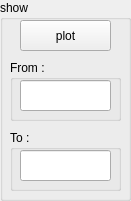
  <widget class="QGroupBox" name="groupBox_9">
   <property name="geometry">
    <rect>
     <x>370</x>
     <y>200</y>
     <width>131</width>
     <height>201</height>
    </rect>
   </property>
   <property name="title">
    <string>show</string>
   </property>
   <widget class="QPushButton" name="PB_plot">
    <property name="geometry">
     <rect>
      <x>20</x>
      <y>20</y>
      <width>91</width>
      <height>31</height>
     </rect>
    </property>
    <property name="text">
     <string>plot</string>
    </property>
   </widget>
   <widget class="QGroupBox" name="groupBox_10">
    <property name="geometry">
     <rect>
      <x>10</x>
      <y>60</y>
      <width>111</width>
      <height>61</height>
     </rect>
    </property>
    <property name="title">
     <string>From :</string>
    </property>
    <widget class="QLineEdit" name="lineEdit1">
     <property name="geometry">
      <rect>
       <x>10</x>
       <y>20</y>
       <width>91</width>
       <height>31</height>
      </rect>
     </property>
    </widget>
   </widget>
   <widget class="QGroupBox" name="groupBox_11">
    <property name="geometry">
     <rect>
      <x>10</x>
      <y>130</y>
      <width>111</width>
      <height>61</height>
     </rect>
    </property>
    <property name="title">
     <string>To :</string>
    </property>
    <widget class="QLineEdit" name="lineEdit2">
     <property name="geometry">
      <rect>
       <x>10</x>
       <y>20</y>
       <width>91</width>
       <height>31</height>
      </rect>
     </property>
    </widget>
   </widget>
  </widget>
